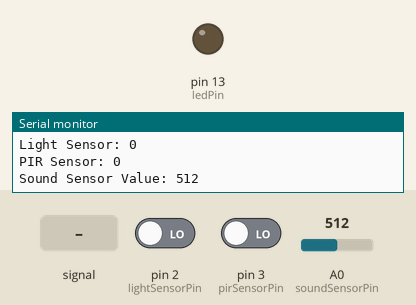
Recording of a sketch running on a simulated Arduino Uno, built with avr-gcc and run on an emulated ATmega328P. On the bench: output pins drawn as LEDs (lit = HIGH), the last lines printed to the serial monitor. The test bench sets the inputs (shaded band); at power-on: A0 (soundSensorPin) = 512, pin 2 (lightSensorPin) LOW, pin 3 (pirSensorPin) LOW.

Above: at 1.2 s.
1.3 s: A0 (soundSensorPin) fed a 200 Hz sine of ±460 counts around its level
4.3 s: A0 (soundSensorPin) set to 716
7.3 s: pin 2 (lightSensorPin) driven HIGH
10.3 s: pin 3 (pirSensorPin) driven HIGH
At 10.7 s:
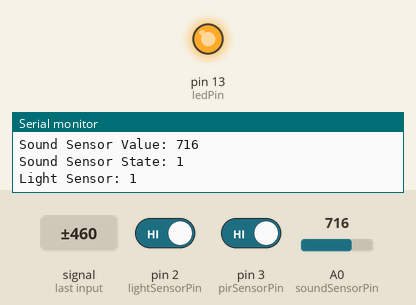
11.9 s: A0 (soundSensorPin) set to 50
14.9 s: A0 (soundSensorPin) set to 44
At 17.9 s:
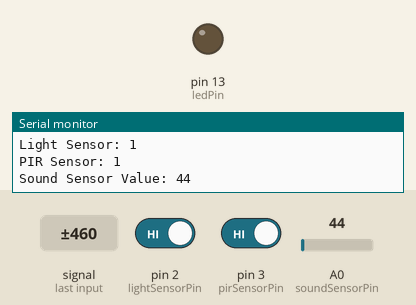
Timing chart, 0 to 18.9 s (numbered marks = the images above; inputs shaded):
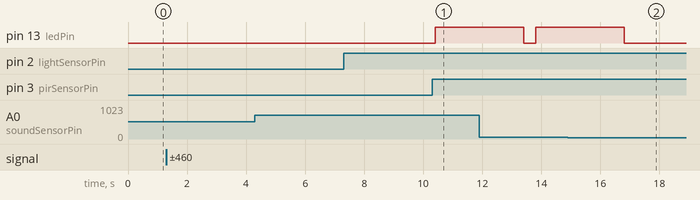

Measured:
- the behaviour switches between 47 and 46 on A0 (soundSensorPin) (found by bisection; images 1 and 2)
- after the input at 10.3 s, pin 13 (ledPin): LOW → HIGH after 0.11 s
- after the input at 14.9 s, pin 13 (ledPin): goes on until 16.8 s, then stays LOW

The sketch:

Multi-sensor.ino
```cpp
const uint8_t sensorCount = 2; // 传感器数量
const uint8_t lightSensorPin = 2;
const uint8_t ledPin = 13;
const uint8_t pirSensorPin = 3; // 人体传感器（数字口）
const uint8_t soundSensorPin = A0; // 声音传感器（模拟口）
const int soundThreshold = 46; // 声音阈值

int lightSensorState = 0; // 初始化光敏传感器状态
int pirSensorState = 0; // 人体传感器状态
int soundSensorValue = 0; // 声音传感器原始值
int soundSensorState = 0; // 声音传感器是否超过阈值

unsigned long triggerWindowStart = 0; // 触发窗口起始时间
const unsigned long triggerWindowDuration = 5000; // 5秒窗口
bool pirTriggeredInWindow = false;
bool soundTriggeredInWindow = false;
bool inTriggerWindow = false;

int detectPirSensor(int sensorPin){
    int sensorValue = digitalRead(sensorPin); // 读取人体传感器值
    if (sensorValue == HIGH) {
        return 1; // 传感器被触发
    } else {
        return 0; // 传感器未被触发
    }
}

int detectSoundSensor(int sensorPin, int threshold) {
    int value = analogRead(sensorPin); // 读取声音传感器模拟值
    if (value > threshold) {
        return 1; // 超过阈值
    } else {
        return 0; // 未超过阈值
    }
}

void setup() {
    pinMode(pirSensorPin, INPUT); // 人体传感器
    pinMode(lightSensorPin, INPUT); // 光敏传感器
    pinMode(ledPin, OUTPUT); // LED
    Serial.begin(9600); // 初始化串口通信
}

void printSensorStatus() {
    // 读取并更新传感器数值
    lightSensorState = digitalRead(lightSensorPin);
    pirSensorState = detectPirSensor(pirSensorPin);
    soundSensorValue = analogRead(soundSensorPin);
    soundSensorState = detectSoundSensor(soundSensorPin, soundThreshold);
    Serial.print("PIR Sensor: ");
    Serial.println(pirSensorState);
    Serial.print("Sound Sensor Value: ");
    Serial.println(soundSensorValue);
    Serial.print("Sound Sensor State: ");
    Serial.println(soundSensorState);
    Serial.print("Light Sensor: ");
    Serial.println(lightSensorState);
}

void loop() {
    printSensorStatus();
    if (lightSensorState == 1) { // 光敏传感器满足
        // 检查是否进入触发窗口
        if (!inTriggerWindow && (pirSensorState == 1 || soundSensorState == 1)) {
            inTriggerWindow = true;
            triggerWindowStart = millis();
            pirTriggeredInWindow = (pirSensorState == 1);
            soundTriggeredInWindow = (soundSensorState == 1);
        }
        // 如果已在窗口内，持续记录触发状态并循环输出状态
        if (inTriggerWindow) {
            while (millis() - triggerWindowStart <= triggerWindowDuration) {
                printSensorStatus();
                if (pirSensorState == 1) pirTriggeredInWindow = true;
                if (soundSensorState == 1) soundTriggeredInWindow = true;
                if (pirTriggeredInWindow && soundTriggeredInWindow) {
                    digitalWrite(ledPin, HIGH);
                    delay(3000); // 点亮3秒
                    digitalWrite(ledPin, LOW);
                    // 重置窗口
                    inTriggerWindow = false;
                    pirTriggeredInWindow = false;
                    soundTriggeredInWindow = false;
                    delay(200); // 防止误触发
                    break;
                }
                delay(100);
            }
            // 超时后重置窗口
            inTriggerWindow = false;
            pirTriggeredInWindow = false;
            soundTriggeredInWindow = false;
        }
    } else {
        // 光敏不满足，重置窗口
        inTriggerWindow = false;
        pirTriggeredInWindow = false;
        soundTriggeredInWindow = false;
        digitalWrite(ledPin, LOW);
    }
    delay(100);
}
```
